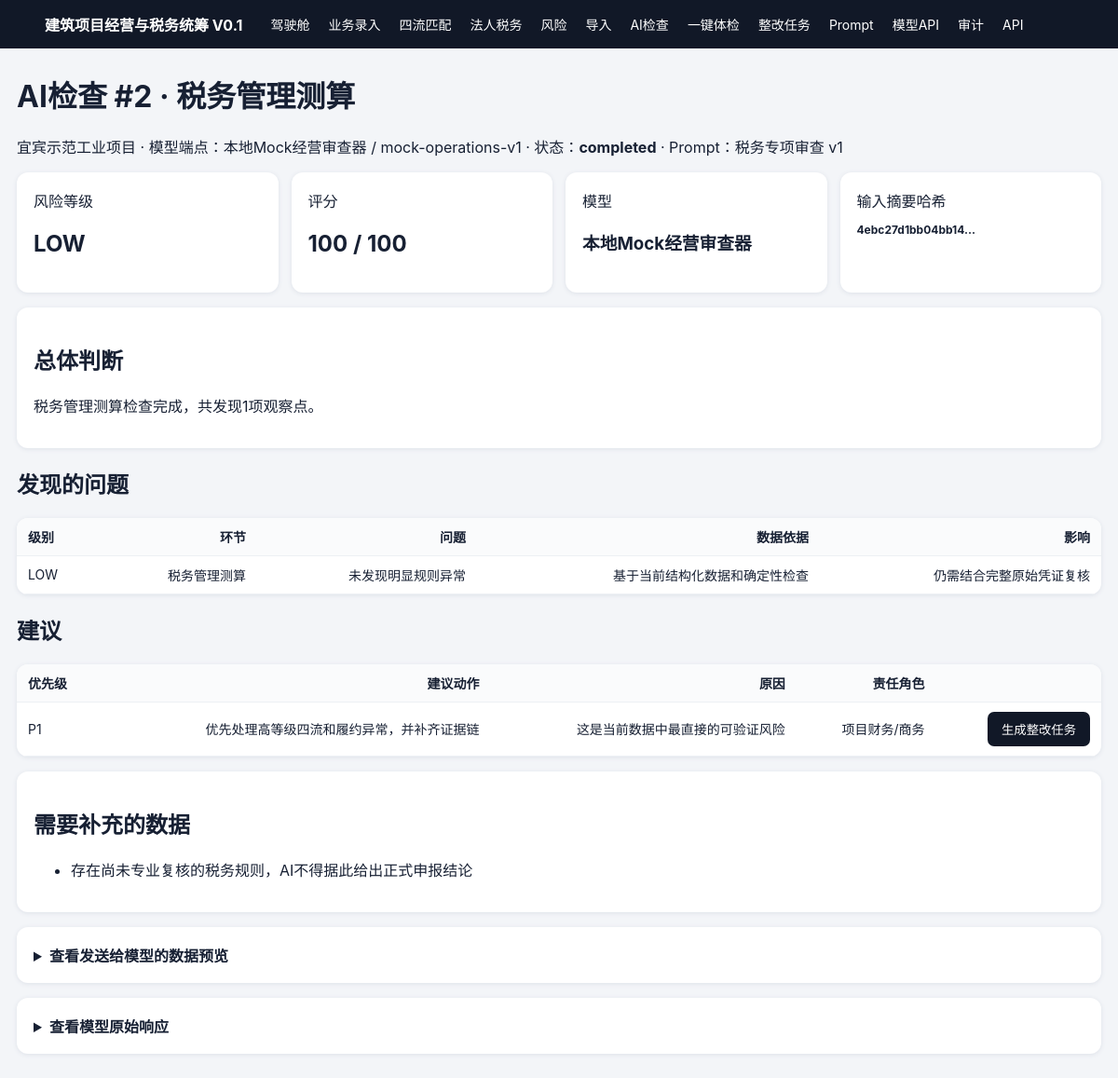
The page /ai-review/2 on the database its author committed.
### app/models.py (models this page shows)
class AIReviewJob(Base):
    __tablename__="ai_review_jobs"
    id:Mapped[int]=mapped_column(primary_key=True)
    project_id:Mapped[int]=mapped_column(ForeignKey("projects.id"),index=True)
    scope:Mapped[str]=mapped_column(String(40),index=True)
    endpoint_id:Mapped[int]=mapped_column(ForeignKey("ai_model_endpoints.id"),index=True)
    batch_id:Mapped[int|None]=mapped_column(Integer,nullable=True,index=True)
    prompt_template_id:Mapped[int|None]=mapped_column(Integer,nullable=True,index=True)
    parent_job_id:Mapped[int|None]=mapped_column(Integer,nullable=True,index=True)
    user_instruction:Mapped[str]=mapped_column(Text,default="")
    status:Mapped[str]=mapped_column(String(20),default="pending",index=True)
    created_at:Mapped[str]=mapped_column(String(30),default="")
    started_at:Mapped[str]=mapped_column(String(30),default="")
    finished_at:Mapped[str]=mapped_column(String(30),default="")
    input_digest:Mapped[str]=mapped_column(String(64),default="")
    input_preview:Mapped[str]=mapped_column(Text,default="")
    error_message:Mapped[str]=mapped_column(Text,default="")

class Project(Base):
    __tablename__="projects"
    id:Mapped[int]=mapped_column(primary_key=True)
    code:Mapped[str]=mapped_column(String(30),unique=True,index=True)
    name:Mapped[str]=mapped_column(String(120))
    city:Mapped[str]=mapped_column(String(40))
    contract_total:Mapped[float]=mapped_column(Float)
    tax_method:Mapped[str]=mapped_column(String(20),default="general")

class AIModelEndpoint(Base):
    __tablename__="ai_model_endpoints"
    id:Mapped[int]=mapped_column(primary_key=True)
    name:Mapped[str]=mapped_column(String(100),unique=True,index=True)
    adapter:Mapped[str]=mapped_column(String(30),default="openai_compatible")  # mock/openai_compatible
    base_url:Mapped[str]=mapped_column(String(300),default="")
    chat_path:Mapped[str]=mapped_column(String(200),default="/v1/chat/completions")
    model:Mapped[str]=mapped_column(String(120),default="")
    api_key_env:Mapped[str]=mapped_column(String(120),default="")  # 只保存环境变量名，不保存密钥
    enabled:Mapped[bool]=mapped_column(Boolean,default=True,index=True)
    timeout_seconds:Mapped[int]=mapped_column(Integer,default=90)
    note:Mapped[str]=mapped_column(String(300),default="")

class AIPromptTemplate(Base):
    __tablename__="ai_prompt_templates"
    id:Mapped[int]=mapped_column(primary_key=True)
    name:Mapped[str]=mapped_column(String(100),index=True)
    scope:Mapped[str]=mapped_column(String(40),index=True)
    version:Mapped[int]=mapped_column(Integer,default=1)
    system_addendum:Mapped[str]=mapped_column(Text,default="")
    review_focus:Mapped[str]=mapped_column(Text,default="")
    enabled:Mapped[bool]=mapped_column(Boolean,default=True,index=True)
    created_at:Mapped[str]=mapped_column(String(30),default="")

class AIReviewResult(Base):
    __tablename__="ai_review_results"
    id:Mapped[int]=mapped_column(primary_key=True)
    job_id:Mapped[int]=mapped_column(ForeignKey("ai_review_jobs.id"),unique=True,index=True)
    provider_name:Mapped[str]=mapped_column(String(100),default="")
    model_name:Mapped[str]=mapped_column(String(120),default="")
    risk_level:Mapped[str]=mapped_column(String(20),default="UNKNOWN")
    score:Mapped[float]=mapped_column(Float,default=0)
    summary:Mapped[str]=mapped_column(Text,default="")
    findings_json:Mapped[str]=mapped_column(Text,default="[]")
    recommendations_json:Mapped[str]=mapped_column(Text,default="[]")
    data_gaps_json:Mapped[str]=mapped_column(Text,default="[]")
    raw_response:Mapped[str]=mapped_column(Text,default="")

### app/main.py (the view)
@app.get("/ai-review/{job_id}",response_class=HTMLResponse)
def ai_review_detail(r:Request,job_id:int):
    db=SessionLocal()
    job=db.get(AIReviewJob,job_id)
    if not job:
        db.close(); return HTMLResponse("AI review job not found",404)
    project=db.get(Project,job.project_id); endpoint=db.get(AIModelEndpoint,job.endpoint_id)
    prompt_template=db.get(AIPromptTemplate,job.prompt_template_id) if job.prompt_template_id else None
    result=db.scalar(select(AIReviewResult).where(AIReviewResult.job_id==job.id))
    findings=[]; recommendations=[]; gaps=[]
    if result:
        try: findings=json.loads(result.findings_json or "[]")
        except: findings=[]
        try: recommendations=json.loads(result.recommendations_json or "[]")
        except: recommendations=[]
        try: gaps=json.loads(result.data_gaps_json or "[]")
        except: gaps=[]
    db.close()
    return t.TemplateResponse(r, "ai_review_detail.html", {"job":job, "project":project, "endpoint":endpoint,
        "result":result, "findings":findings, "recommendations":recommendations, "gaps":gaps, "scope_name":SCOPES.get(job.scope,job.scope), "prompt_template":prompt_template})

### app/templates/ai_review_detail.html (shortened to what this page needs)
{% extends 'base.html' %}{% block body %}
<h1>AI检查 #{{job.id}} · {{scope_name}}</h1>
<p>{{project.name}} · 模型端点：{{endpoint.name}} / {{endpoint.model or endpoint.adapter}} · 状态：<b>{{job.status}}</b>{% if prompt_template %} · Prompt：{{prompt_template.name}} v{{prompt_template.version}}{% endif %}</p>
{% if result %}
<div class="cards"><div class="card">风险等级<h2>{{result.risk_level}}</h2></div><div class="card">评分<h2>{{'%.0f'|format(result.score)}} / 100</h2></div><div class="card">模型<h3>{{result.provider_name}}</h3></div><div class="card">输入摘要哈希<h3 style="font-size:12px">{{job.input_digest[:16]}}...</h3></div></div>
<div class="panel"><h2>总体判断</h2><p>{{result.summary}}</p></div>
<h2>发现的问题</h2><table><tr><th>级别</th><th>环节</th><th>问题</th><th>数据依据</th><th>影响</th></tr>
{% for x in findings %}<tr><td>{{x.severity}}</td><td>{{x.area}}</td><td>{{x.issue}}</td><td>{{x.evidence}}</td><td>{{x.impact}}</td></tr>{% endfor %}</table>
<h2>建议</h2><table><tr><th>优先级</th><th>建议动作</th><th>原因</th><th>责任角色</th><th></th></tr>
{% for x in recommendations %}<tr><td>{{x.priority}}</td><td>{{x.action}}</td><td>{{x.reason}}</td><td>{{x.owner}}</td><td><form method="post" action="/tasks/create" style="box-shadow:none;padding:0;margin:0"><button>生成整改任务</button></form></td></tr>{% endfor %}</table>
{% if gaps %}<div class="panel"><h2>需要补充的数据</h2><ul>{% for x in gaps %}<li>{{x}}</li>{% endfor %}</ul></div>{% endif %}
<details class="panel"><summary><b>查看发送给模型的数据预览</b></summary><pre style="white-space:pre-wrap;max-height:500px;overflow:auto">{{job.input_preview}}</pre></details>
<details class="panel"><summary><b>查看模型原始响应</b></summary><pre style="white-space:pre-wrap;max-height:500px;overflow:auto">{{result.raw_response}}</pre></details>
{% endif %}
{% endblock %}

### app/templates/base.html (style rules this page uses)
body { font-family:-apple-system,BlinkMacSystemFont,"PingFang SC",sans-serif;margin:0;background:#f3f5f8;color:#172033 }
.cards { display:grid;grid-template-columns:repeat(4,1fr);gap:14px }
.card,table,.panel,form { background:white;border-radius:12px;box-shadow:0 1px 5px #dde1e8 }
.card { padding:18px }
.panel,form { padding:18px;margin:16px 0 }
table { width:100%;border-collapse:collapse;margin:16px 0;overflow:hidden }
th,td { padding:10px 12px;border-bottom:1px solid #edf0f4;text-align:right;font-size:14px }
th:first-child,td:first-child { text-align:left }
th { background:#fafbfc }
button { padding:9px 15px;background:#111827;color:white;border:0;border-radius:7px }

### rows shown on the page
AIReviewJob: id "2", status "completed", input_digest "4ebc27d1bb04bb14"
Project: name "宜宾示范工业项目"
AIModelEndpoint: name "本地Mock经营审查器", model "mock-operations-v1"
AIPromptTemplate: name "税务专项审查", version "1"
AIReviewResult: risk_level "LOW", score "100", provider_name "本地Mock经营审查器", summary "税务管理测算检查完成，共发现1项观察点。", severity "LOW", area "税务管理测算", issue "未发现明显规则异常", evidence "基于当前结构化数据和确定性检查", impact "仍需结合完整原始凭证复核"

### other values the page prints
{{ scope_name }} "税务管理测算"
{{ x.priority }} "P1"
{{ x.action }} "优先处理高等级四流和履约异常，并补齐证据链"
{{ x.reason }} "这是当前数据中最直接的可验证风险"
{{ x.owner }} "项目财务/商务"
{{ x }} "存在尚未专业复核的税务规则，AI不得据此给出正式申报结论"
